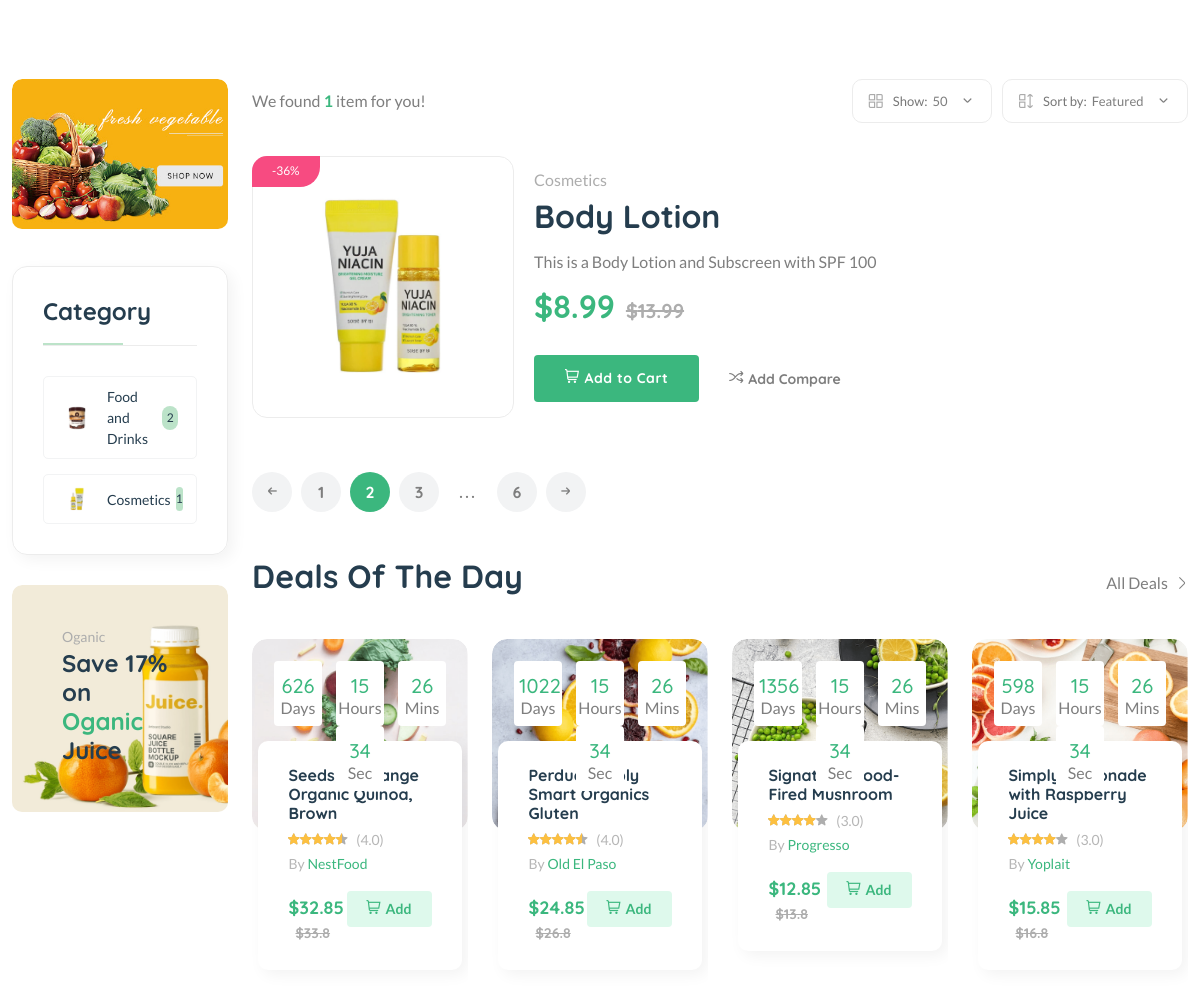
The page /vendor/ven3edhd155db (middle part) on the database as committed earlier.
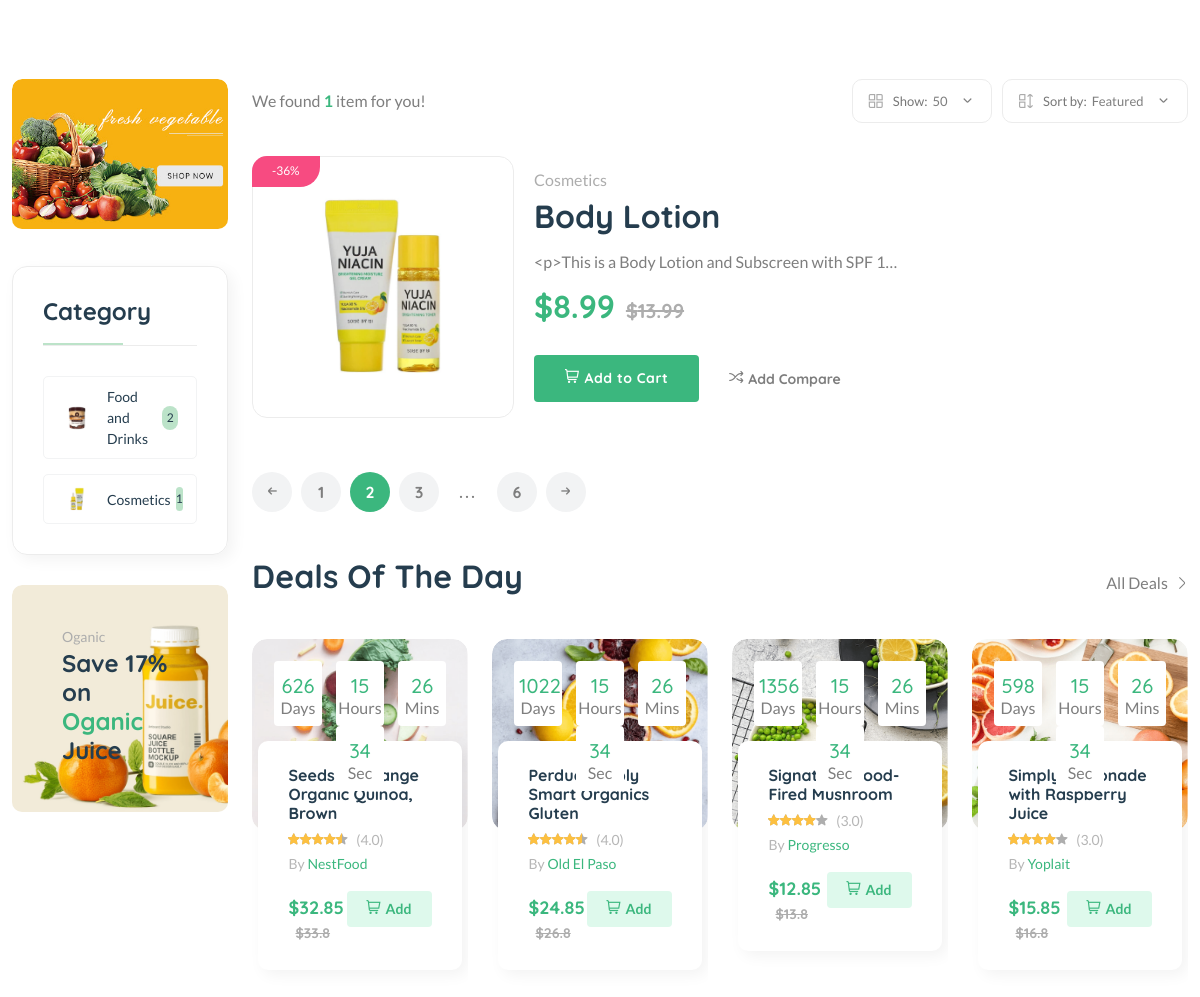
The same page on the database as committed later.
### core/models.py (models this page shows, shortened)
class Product(models.Model):
    p_id = ShortUUIDField(unique=True,
                          length=10,
                          max_length=20,
                          alphabet="abcdefgh12345")
    user = models.ForeignKey(User, on_delete = models.SET_NULL, null = True)
    category = models.ForeignKey(Category, on_delete = models.SET_NULL, null = True, related_name = "category")
    vendor = models.ForeignKey(Vendor, on_delete = models.SET_NULL, null = True, related_name = "product")
    title = models.CharField(max_length = 100, default = "Fresh Fruits")
    image = models.ImageField(upload_to=user_directory_path, default="product.jpg")
    description = RichTextUploadingField(null=True, blank=True, default="This is the product")
    price = models.DecimalField(max_digits=9999999999999, decimal_places = 2, default = "1.99")
    old_price = models.DecimalField(max_digits=9999999999999, decimal_places = 2, default = "2.99")
    specifications = RichTextUploadingField(null=True, blank=True)
    type = models.CharField(max_length=100, default = "Organic", null = True, blank = True)
    stock_count = models.IntegerField(default = 10, null=True, blank=True)
    life = models.IntegerField(default=100, null = True, blank = True)
    mfd = models.DateTimeField(auto_now_add=False, null = True, blank = True)
    tags = TaggableManager(blank=True)
    product_status = models.CharField(choices=STATUS, max_length=10, default = "in_review")
    status = models.BooleanField(default=True)
    in_stock = models.BooleanField(default=True)
    featured = models.BooleanField(default=False)
    digital = models.BooleanField(default=False)
    sku  = ShortUUIDField(unique=True,
                          length=4,
                          max_length=10,
                          prefix="sku",
                          alphabet="1234567890")
    date = models.DateTimeField(auto_now_add = True)
    updated = models.DateTimeField(null = True, blank = True)
    class Meta:
        verbose_name_plural = "Products"
    def get_percentage(self):
        new_price = ((self.old_price - self.price) / self.old_price) * 100
        return new_price

class Category(models.Model):
    c_id = ShortUUIDField(unique=True,
                          length=10,
                          max_length=20,
                          prefix="cat",
                          alphabet="abcdefgh12345")
    title = models.CharField(max_length = 100, default = "Food and Drinks")# Title, heading
    image = models.ImageField(upload_to="category", default = "category.jpg")
    class Meta:
        verbose_name_plural = "Categories" # Categorys

### core/views.py (the view)
# urls.py: path("vendor/<v_id>", vendor_detail_view, name="vendor-detail"),
def vendor_detail_view(request, v_id):
    vendor = Vendor.objects.get(v_id = v_id)
    products = Product.objects.filter(vendor=vendor,
                                  product_status="published"
                                  )
    context = {
        "vendor": vendor,
        "products": products,
    }
    return render(request,
                  "core/vendor-detail.html",
                  context)

### core/context_processor.py (called while the page is built)
def default(request):
    categories = Category.objects.all()
    try:
        address = Address.objects.get(user=request.user)
    except:
        address = None
    return {
        'categories': categories,
        'address': address,
    }

### templates/core/vendor-detail.html (shortened to what the changed rows need)
{% extends 'partials/base.html' %}
{% block content %}
{% load static %}
    <main class="main">
        <div class="container mb-30">
            <div class="row flex-row-reverse">
                <div class="col-lg-4-5">
                    <div class="product-list mb-50">
                        {% for prod in products %}
                        <div class="product-cart-wrap">
                            <div class="product-img-action-wrap">
                                <div class="product-img product-img-zoom">
                                    <div class="product-img-inner">
                                        <a href="{% url 'core:product-detail' prod.p_id %}">
                                            <img class="default-img" src="{{ prod.image.url }}" alt="" />
                                        </a>
                                    </div>
                                </div>
                                <div class="product-badges product-badges-position product-badges-mrg">
                                    <span class="hot">-{{ prod.get_percentage|floatformat:0 }}%</span>
                                </div>
                            </div>
                            <div class="product-content-wrap">
                                <div class="product-category">
                                    <a href="shop-grid-right.html">{{prod.category.title}}</a>
                                </div>
                                <h2><a href="{% url 'core:product-detail' prod.p_id %}">{{prod.title|truncatechars:50}}</a></h2>
                                <p class="mt-15 mb-15">{{prod.description|truncatechars:50}}</p>
                                <div class="product-price">
                                    <span>${{prod.price}}</span>
                                    <span class="old-price">${{prod.old_price}}</span>
                                </div>
                                <div class="mt-30 d-flex align-items-center">
                                    <a aria-label="Buy now" class="btn" href="shop-cart.html"><i class="fi-rs-shopping-cart mr-5"></i>Add to Cart</a>
                                    <a href="#" class="add-wishlish ml-30 text-body font-sm font-heading font-weight-bold"><i class="fi-rs-shuffle mr-5"></i>Add Compare</a>
                                </div>
                            </div>
                        </div>
                        {% endfor %}
                    </div>
                    <section class="section-padding pb-5">
                        <div class="row">
                            <div class="col-xl-3 col-lg-4 col-md-6">
                                <div class="product-cart-wrap style-2">
                                    <div class="product-content-wrap">
                                        <div class="deals-content">
                                            <h2><a href="shop-product-right.html">Seeds of Change Organic Quinoa, Brown</a></h2>
                                        </div>
                                    </div>
                                </div>
                            </div>
                            <div class="col-xl-3 col-lg-4 col-md-6">
                                <div class="product-cart-wrap style-2">
                                    <div class="product-content-wrap">
                                        <div class="deals-content">
                                            <h2><a href="shop-product-right.html">Perdue Simply Smart Organics Gluten</a></h2>
                                        </div>
                                    </div>
                                </div>
                            </div>
                            <div class="col-xl-3 col-lg-4 col-md-6 d-none d-lg-block">
                                <div class="product-cart-wrap style-2">
                                    <div class="product-content-wrap">
                                        <div class="deals-content">
                                            <h2><a href="shop-product-right.html">Signature Wood-Fired Mushroom</a></h2>
                                        </div>
                                    </div>
                                </div>
                            </div>
                            <div class="col-xl-3 col-lg-4 col-md-6 d-none d-xl-block">
                                <div class="product-cart-wrap style-2">
                                    <div class="product-content-wrap">
                                        <div class="deals-content">
                                            <h2><a href="shop-product-right.html">Simply Lemonade with Raspberry Juice</a></h2>
                                        </div>
                                    </div>
                                </div>
                            </div>
                        </div>
                    </section>
                </div>
            </div>
        </div>
    </main>
{% endblock content %}

Rows that differ between the two databases and show on the page:
changed Product "Body Lotion": description "This is a Body Lotion and Subscreen with SPF 100" → "<p>This is a Body Lotion and Subscreen with SPF 1…"
